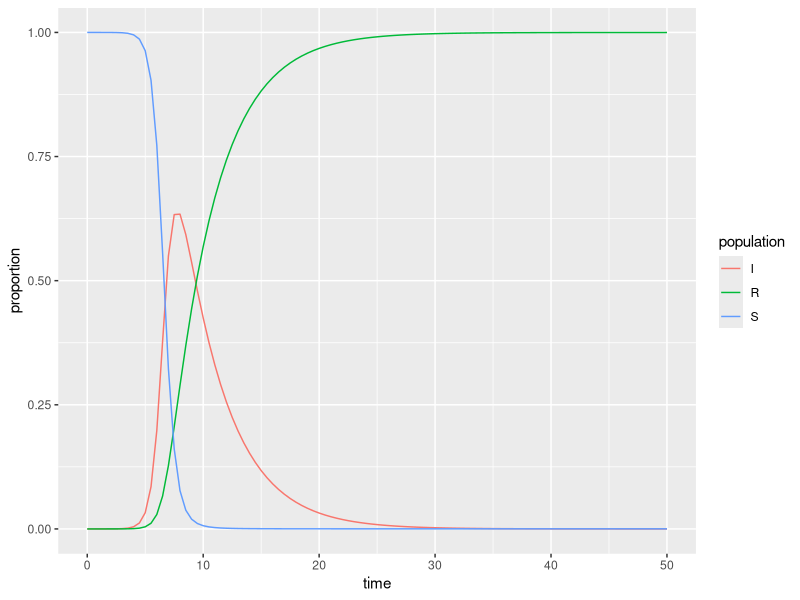

Here is the R script that generated this plot:
## ---- chunk 1
#| message: false
#| warning: false
library(tidyverse)
library(deSolve)
## ---- chunk 2
# Proportion in each compartment: Susceptible 0.999999, Infected 0.000001, Recovered 0 (these are directly from the example linked above) ----
init <- c(S = 1-1e-6, I = 1e-6, R = 0.0)

# beta: infection parameter; gamma: recovery parameter ----
parameters <- c(beta = 2.316, gamma = 0.261)

# time frame ----
times <- seq(0, 50, by = 0.5)
## ---- chunk 3
# Build the function with all ----
sir <- function(time, init, parameters) {

  with(as.list(c(init, parameters)), {
    dS <- -beta * S * I
    dI <-  beta * S * I - gamma * I
    dR <-  gamma * I
    
    return(list(c(dS, dI, dR)))
    
  })
  
}
## ---- chunk 4
# Solve using `deSolve::ode()` ----
approximation <- ode(y = init, times = times, func = sir, parms = parameters)
## ---- chunk 5
# Get output into a data frame ----
approx_df <- as.data.frame(approximation)

# Pivot longer so R will do the work for us ----
approx_long <- approx_df %>% 
  pivot_longer(cols = S:R, names_to = "population", values_to = "proportion")
## ---- chunk 6
ggplot(data = approx_long, aes(x = time, y = proportion)) +
  geom_line(aes(color = population))
